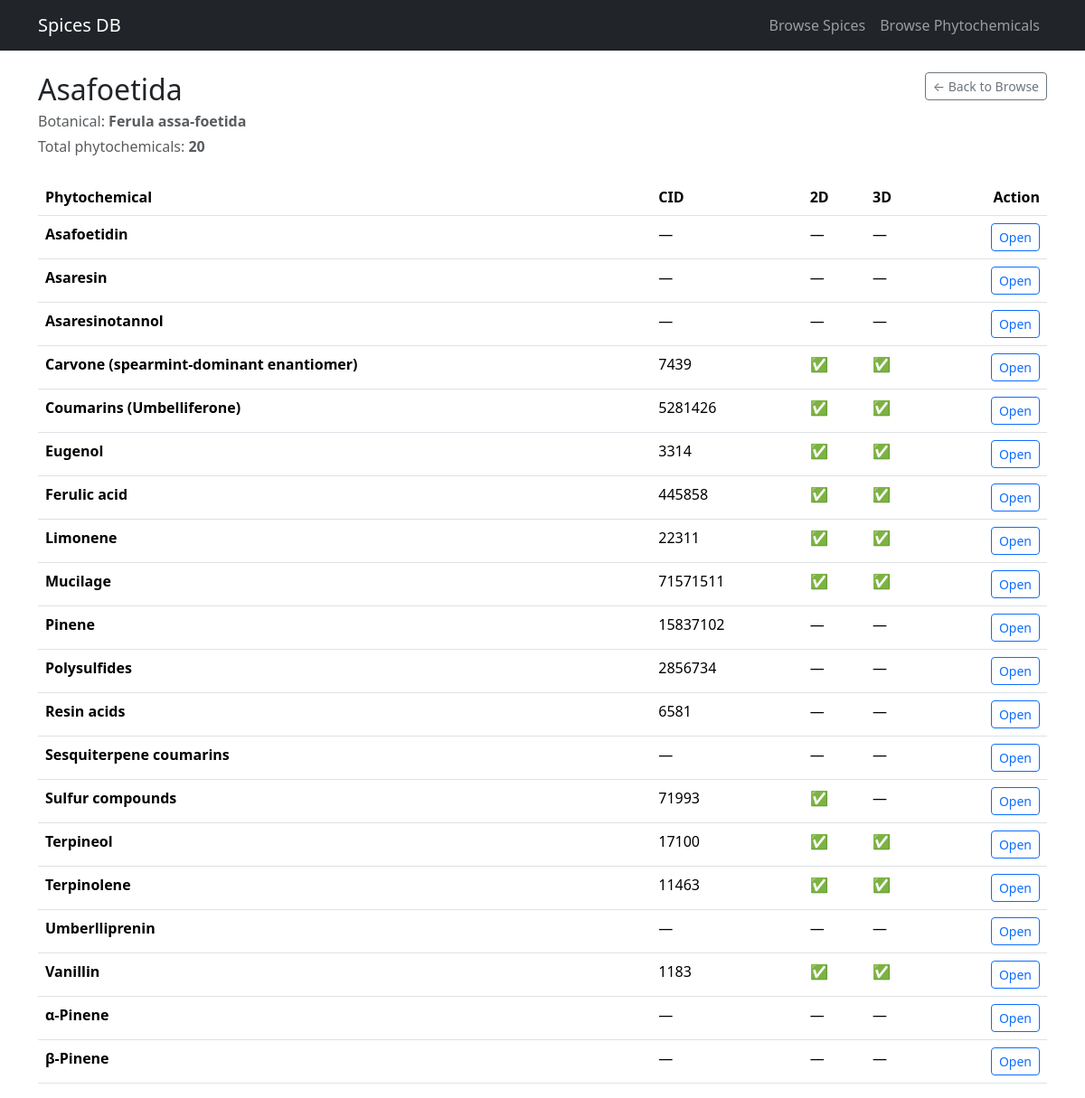
The app's page /spice/1057 with its own data.
### tables this page shows
CREATE TABLE spices (
  spice_id INTEGER PRIMARY KEY AUTOINCREMENT,
  spice_name TEXT NOT NULL UNIQUE,
  botanical_name TEXT
);

CREATE TABLE phytochemicals (
  phyto_id INTEGER PRIMARY KEY AUTOINCREMENT,
  phyto_name TEXT NOT NULL,
  cid INTEGER UNIQUE
);

### app.py (the view)
@app.route("/spice/<int:spice_id>")
def spice_detail(spice_id: int):
    spice = query_db(
        "SELECT spice_id, spice_name, botanical_name FROM spices WHERE spice_id = ?",
        (spice_id,),
        one=True,
    )
    if not spice:
        abort(404)
    phytos = query_db(
        """
        SELECT p.phyto_id, p.phyto_name, p.cid,
               COALESCE(s.has_2d,0) AS has_2d,
               COALESCE(s.has_3d,0) AS has_3d
        FROM spice_phytochemicals sp
        JOIN phytochemicals p ON p.phyto_id = sp.phyto_id
        LEFT JOIN structures s ON s.phyto_id = p.phyto_id
        WHERE sp.spice_id = ?
        ORDER BY p.phyto_name ASC
        """,
        (spice_id,),
    )
    return render_template("spice_detail.html", spice=spice, phytochemicals=phytos)

### app.py (called while the page is built)
def get_db_connection():
    if not os.path.exists(DB_PATH):
        raise FileNotFoundError(
            f"SQLite DB not found at {DB_PATH}. Put spices.db inside /data folder."
        )
    conn = sqlite3.connect(DB_PATH)
    conn.row_factory = sqlite3.Row
    return conn

def query_db(sql: str, params=(), one: bool = False):
    conn = get_db_connection()
    cur = conn.execute(sql, params)
    rows = cur.fetchall()
    conn.close()
    return (rows[0] if rows else None) if one else rows

### templates/spice_detail.html
{% extends "base.html" %}
{% block content %}
<div class="container mt-4">
  <div class="d-flex align-items-start justify-content-between gap-3 flex-wrap">
    <div>
      <h2 class="mb-1">{{ spice.spice_name }}</h2>
      <div class="text-muted">Botanical: <b>{{ spice.botanical_name or "—" }}</b></div>
      <div class="text-muted mt-1">Total phytochemicals: <b>{{ phytochemicals|length }}</b></div>
    </div>
    <div>
      <a href="{{ url_for('browse_spices') }}" class="btn btn-outline-secondary btn-sm">&larr; Back to Browse</a>
    </div>
  </div>
  <div class="mt-4">
    <table class="table table-hover">
      <thead>
        <tr>
          <th>Phytochemical</th>
          <th>CID</th>
          <th>2D</th>
          <th>3D</th>
          <th class="text-end">Action</th>
        </tr>
      </thead>
      <tbody>
        {% for p in phytochemicals %}
        <tr>
          <td><b>{{ p.phyto_name }}</b></td>
          <td>{{ p.cid or "—" }}</td>
	  <td>{% if p.has_2d or p.has_3d %}✅{% else %}—{% endif %}</td>
	  <td>{% if p.has_3d %}✅{% else %}—{% endif %}</td>
          <td class="text-end">
            <a class="btn btn-sm btn-outline-primary" href="{{ url_for('phytochemical_detail', phyto_id=p.phyto_id) }}">Open</a>
          </td>
        </tr>
        {% endfor %}
      </tbody>
    </table>
  </div>
</div>
{% endblock %}

### records on screen
spices: spice_name "Asafoetida", botanical_name "Ferula assa-foetida"
phytochemicals: phyto_name "Asafoetidin", cid "—"
phytochemicals: phyto_name "Asaresin", cid "—"
phytochemicals: phyto_name "Asaresinotannol", cid "—"
phytochemicals: phyto_name "Carvone (spearmint-dominant enantiomer)", cid "7439"
phytochemicals: phyto_name "Coumarins (Umbelliferone)", cid "5281426"
phytochemicals: phyto_name "Eugenol", cid "3314"
phytochemicals: phyto_name "Ferulic acid", cid "445858"
phytochemicals: phyto_name "Limonene", cid "22311"
phytochemicals: phyto_name "Mucilage", cid "71571511"
phytochemicals: phyto_name "Pinene", cid "15837102"
phytochemicals: phyto_name "Polysulfides", cid "2856734"
phytochemicals: phyto_name "Resin acids", cid "6581"
phytochemicals: phyto_name "Sesquiterpene coumarins", cid "—"
phytochemicals: phyto_name "Sulfur compounds", cid "71993"
phytochemicals: phyto_name "Terpineol", cid "17100"
phytochemicals: phyto_name "Terpinolene", cid "11463"
phytochemicals: phyto_name "Umberlliprenin", cid "—"
phytochemicals: phyto_name "Vanillin", cid "1183"
phytochemicals: phyto_name "α-Pinene", cid "—"
phytochemicals: phyto_name "β-Pinene", cid "—"

### other values on screen
{{ phytochemicals|length }} "20"
